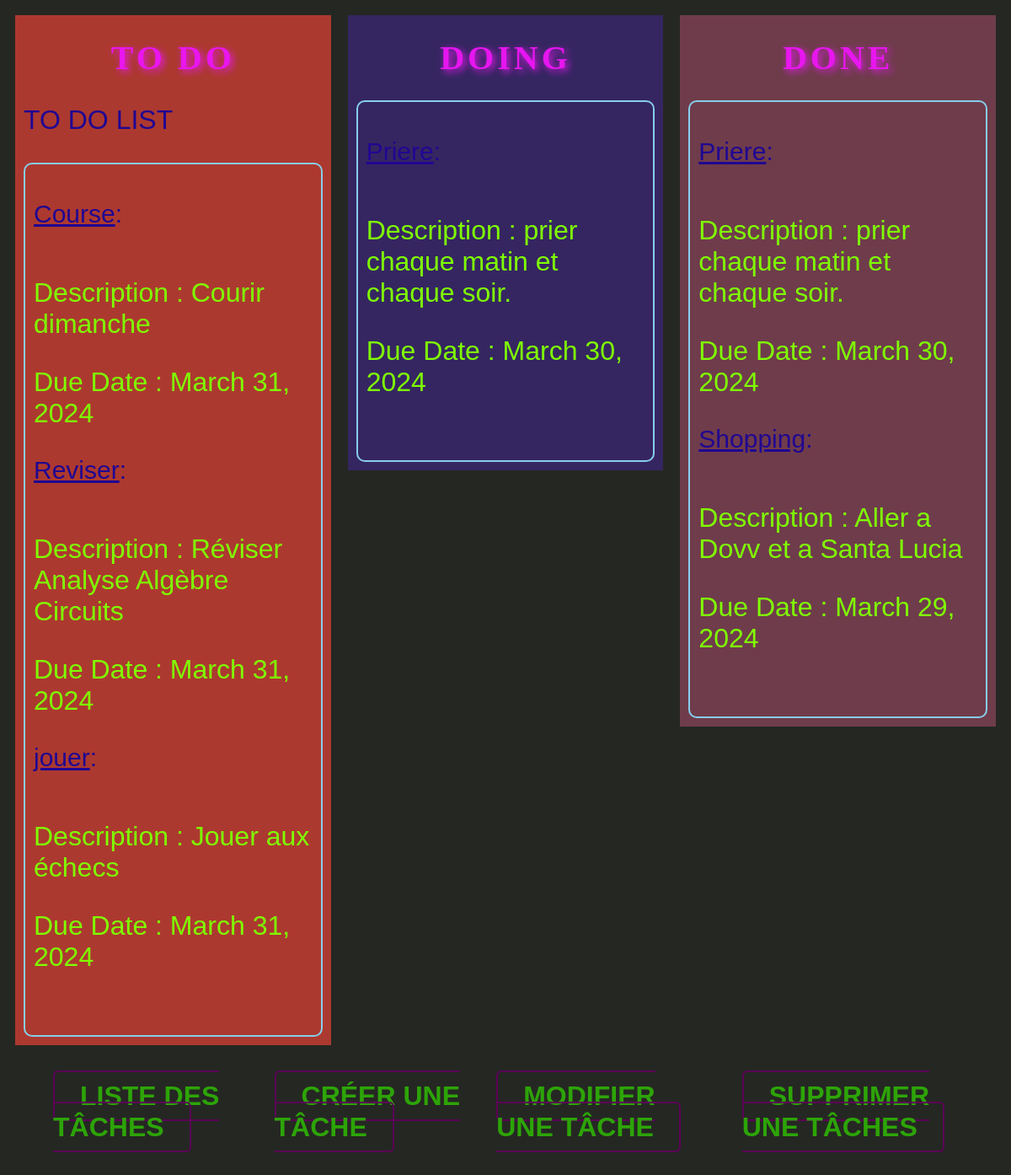
/tasks/, run on an earlier commit of the app's database.
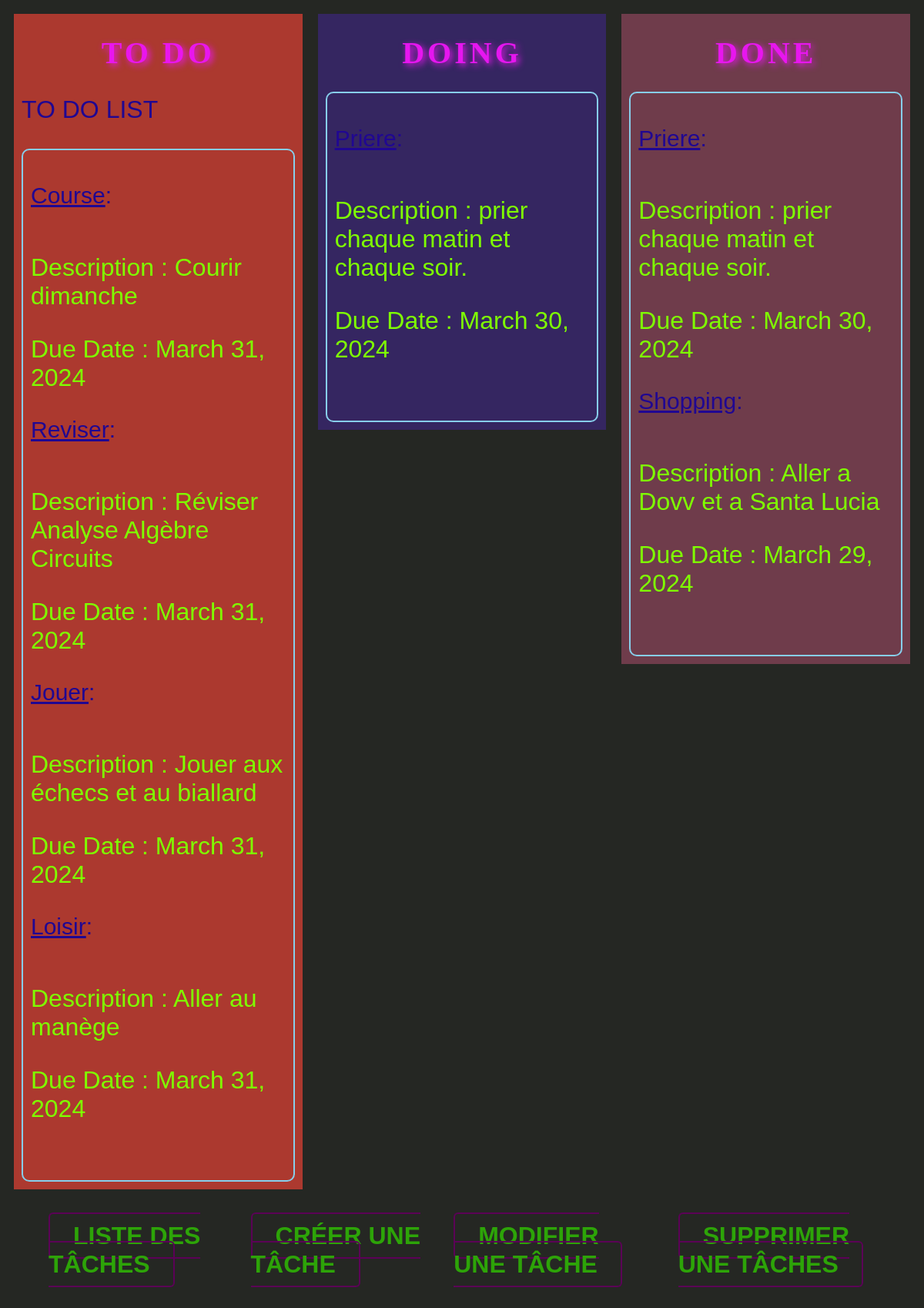
And on a later commit of the database.
### tasks/models.py (models this page shows, shortened)
class Task(models.Model):
    title = models.CharField(max_length=200)
    description = models.TextField()
    completed = models.BooleanField(default=False)
    due_date = models.DateField()
    time_remaining = models.DurationField(null=True,blank=True)

### tasks/views.py (the view)
# urls.py: path('tasks/', task_list, name = 'task-list'),
def task_list(request):
    tasks = Task.objects.all()
    if not tasks:
        message = "Aucune tache n'a été trouvée"
        context = {'message':message}
    else:
        tasks_non_completed = Task.objects.filter(completed=False)
        tasks_completed = Task.objects.filter(completed=True)
        time_nul = datetime.now().date()-datetime.now().date()
        tasks_completing = Task.objects.filter(time_remaining=time_nul)
        context = {'tasks_n': tasks_non_completed,'tasks': tasks_completed,'tasks_d': tasks_completing}
    return render(request, 'tasks/task_list.html',context)

### tasks/templates/tasks/task_list.html (shortened to what this page needs)
{% load static %}
<!DOCTYPE html>
<html>
<head>
    <link rel="stylesheet" href="{% static 'css/style.css' %}">
<body>
        {%if message %}
        <div class="flexbox">
            <ul class="messages">
               <p>{{message}}</p>
            </ul>
        </div>
            <div>
                <header>
                    <ul class="lien">
                        <li><a href="http://127.0.0.1:8000/create/">Créer une  tâche</a></li>
                    </ul>
                </header>
            </div>
        {%else%}
            <div class="section">
                <div class="Frame1">
                    <h1>TO DO</h1>
                    <p>TO DO LIST</p>
                    <div class="flexbox">
                        <ul>
                            {% for task in tasks_n %}
                                <div class="caract">
                                    <li><u>{{ task.title }}</u> :</li>
                                    <p>Description : {{ task.description}}</p>
                                    <p>Due Date : {{ task.due_date}}</p>
                                </div>
                            {% endfor %}
                        </ul>
                    </div>
                </div>
                <div class="Frame2">
                    <h1>DOING</h1>
                    <div class="flexbox">
                        <ul>
                        {% for task in tasks_d %}
                            <div class="caract">
                                <li><u>{{ task.title }}</u> :</li>
                                <p>Description : {{ task.description}}</p>
                                <p>Due Date : {{ task.due_date}}</p>
                            </div>
                        {% endfor %}
                        </ul>
                    </div>
                </div>
                <div class="Frame3">
                    <h1>DONE</h1>
                    <div class="flexbox">
                        <ul>
                        {% for task in tasks %}
                            <div class="caract">
                                <li><u>{{ task.title }}</u> :</li>
                                <p>Description : {{ task.description}}</p>
                                <p>Due Date : {{ task.due_date}}</p>
                            </div>
                        {% endfor %}
                        </ul>
                    </div>
                </div>
            </div>
            <header>
                <ul class="menu">
                    <li><a href="http://127.0.0.1:8000/tasks/">Liste des tâches</a></li>
                    <li><a href="http://127.0.0.1:8000/create/">Créer une  tâche</a></li>
                    <li><a href="http://127.0.0.1:8000/selected-update/">Modifier une tâche</a></li>
                    <li><a href="http://127.0.0.1:8000/selected-delete/">Supprimer une tâches</a></li>
                </ul>
            </header>
        {%endif %}
</body>
</html>

### tasks/static/css/style.css (style rules this page uses)
body { font-family: Arial, Helvetica; background-color: #181a16f0; font-size: xx-large; color: #200792; }
html { scroll-behavior: smooth; }
.section { display: flex; }
.Frame1 { margin: 10px; padding: 0px 10px 10px 10px; width: 100%; height: 100%; background-color: #f44336a6; }
.Frame2 { margin: 10px; padding: 0px 10px 10px 10px; width: 100%; height: 100%; background-color: #5f25f94a; }
.Frame3 { margin: 10px; padding: 0px 10px 10px 10px; width: 100%; height: 100%; background-color: #f062925c; }
header { display: flex; align-items: center; justify-content: space-between; color: #042ed3; }
header .menu { display: flex; list-style: none; }
header .menu li { font-weight: bold; margin: 0 15px; }
header .menu li a { color: #2da408; text-decoration: 0; border-radius: 6px; text-transform: uppercase; padding: 10px 30px; border: 2px solid#5b0156; transition: 0.5s; justify-content: space-between; }
h1 { text-transform: uppercase; letter-spacing: 4px; text-align: center; font-size: 2.5rem; text-shadow: 3px 3px 8px rgb(234 22 243 / 96%); color :rgb(234 22 243 / 96%); text-decoration: none; text-decoration-color: blue; font-family: Cambria, Cochin, Georgia, Times, 'Times New Roman', serif; }
.flexbox { border: 2px solid skyblue; border-radius: 10px; padding: 10px; margin-top: 20px; }
.flexbox ul { padding: 0; flex-wrap: wrap; flex-direction: column; align-content: center; }
.flexbox li { font-size: 30px; display: flex; list-style: none; height: 60px; }
.flexbox p { color: chartreuse; }

What changed in the data, as far as the page shows it:
removed Task: title "jouer", description "Jouer aux échecs", due_date "March 31, 2024", shown under "TO DO"
added Task: title "Jouer", description "Jouer aux échecs et au biallard", due_date "March 31, 2024", shown under "TO DO"
added Task: title "Loisir", description "Aller au manège", due_date "March 31, 2024", shown under "TO DO"
